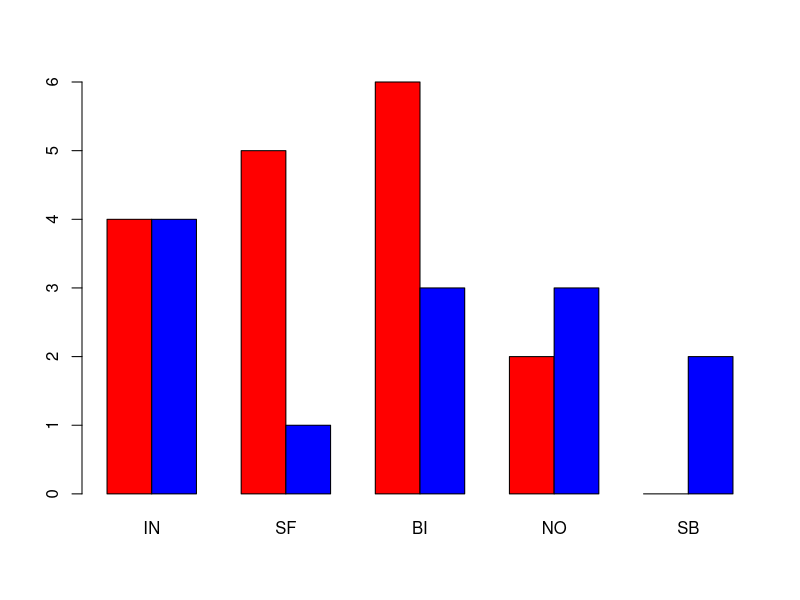

Source code (R):
# Video 11
# ========

notas=c("IN","SF","BI","NO","SB",
        "BI","NO","BI","NO","IN",
        "IN","SF","BI","IN","SF",
        "BI","IN","SF","BI","IN",
        "SF","BI","SB","IN","SF",
        "BI","NO","BI","NO","IN")

notas=as.factor(notas)
levels(notas)

notas=ordered(notas,levels=c("IN","SF","BI","NO","SB"))

table(notas)

cumsum(table(notas))

prop.table(table(notas))

cumsum(prop.table(table(notas)))

repetidor=c("N","N","N","R","R","N","N","R","R","R",
            "N","N","R","R","N","N","R","R","N","N",
            "N","N","R","R","N","N","R","R","N","N")

clase = data.frame(notas, repetidor)
t1=t(table(clase))
t1

t(apply(t1,MARGIN=1,FUN=cumsum))
t2 = t(apply(prop.table(t1)*100,MARGIN=1,FUN=cumsum))

barplot(t1,beside=TRUE,col=c("red","blue"))